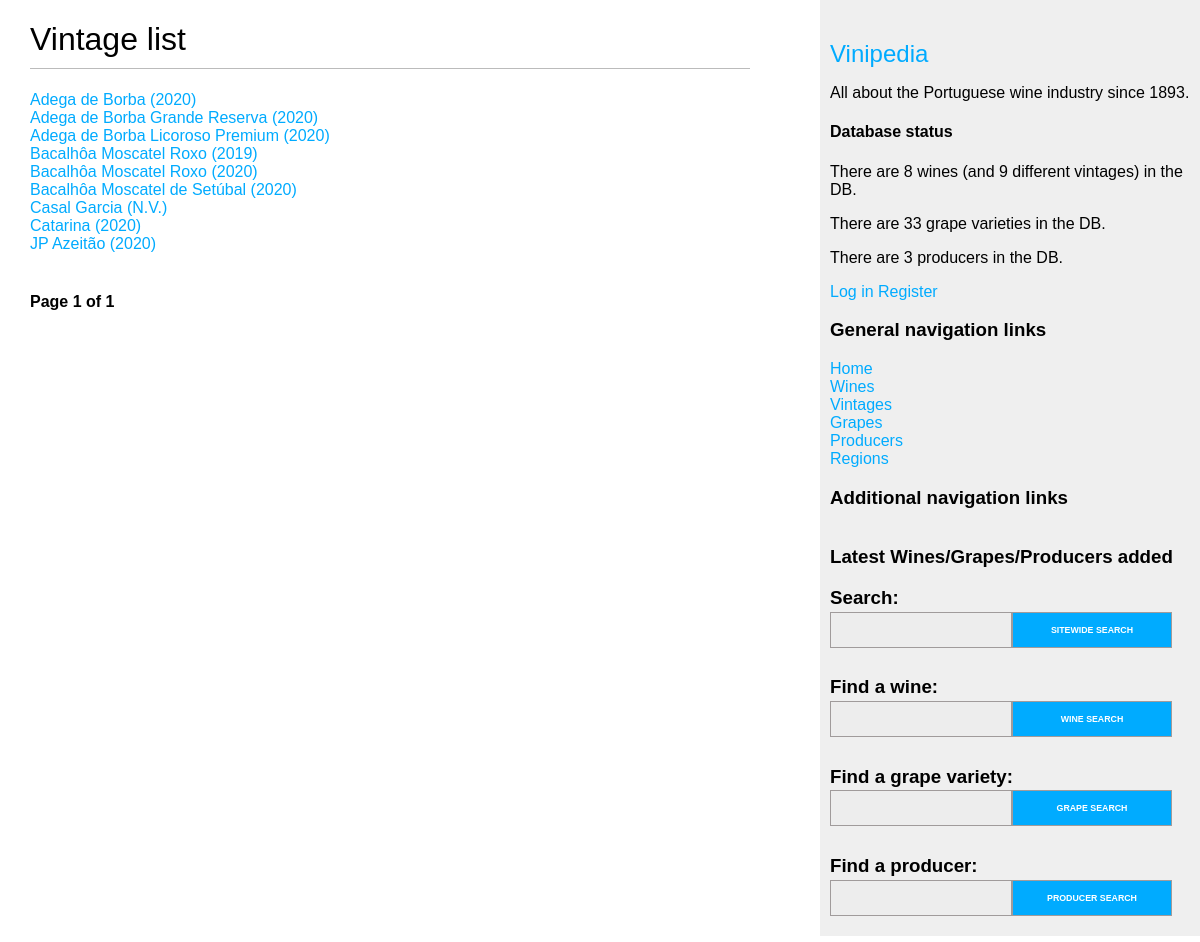
/vintages/, run on an earlier commit of the app's database.
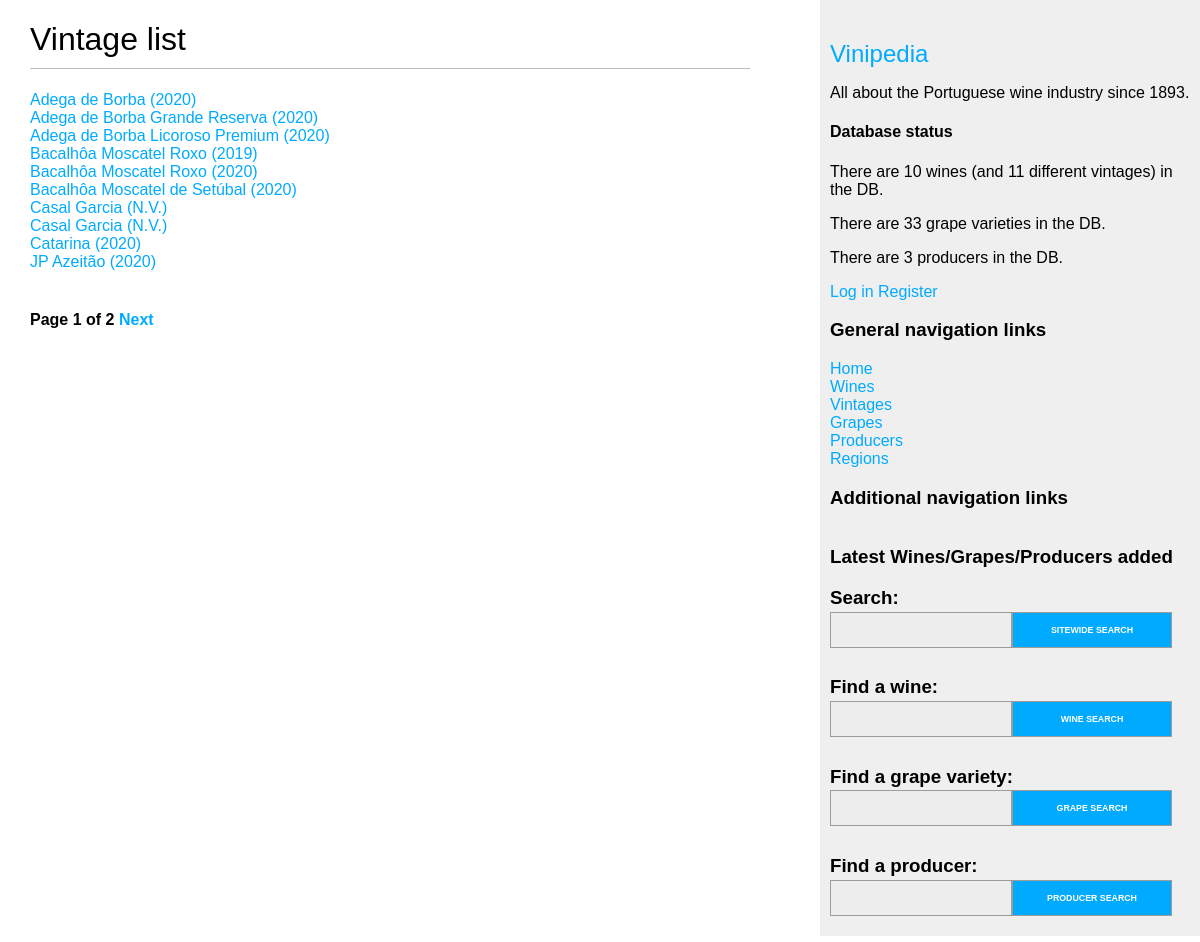
And on a later commit of the database.
### wines/models.py (models this page shows, shortened)
class Vintage(models.Model):
    wine = models.ForeignKey(Wine,
                             on_delete=models.CASCADE,
                             related_name='vintages')
    year = models.SmallIntegerField(null=True,
                                    blank=True,
                                    validators=[MinValueValidator(1700),
                                                MaxValueValidator(2050)])
    description = models.TextField(blank=True)
    alcohol_content = models.FloatField(null=True, blank=True,
                                    validators=[MinValueValidator(0),
                                                MaxValueValidator(100)])
    class Meta:
        unique_together = (('wine', 'year',),)
        ordering = ('wine', 'year')
    def get_absolute_url(self):
        return reverse('wines:vintage_detail',
                       args=[self.id])

class Wine(models.Model):
    WINE_TYPE_CHOICES = (
        ('white', 'White'),
        ('red', 'Red'),
        ('rosé', 'Rosé'),
        ('sparkling', 'Sparkling'),
        ('port', 'Port'),
        ('madeira', 'Madeira'),
        ('moscatel', 'Moscatel'),
    )
    name = models.CharField(max_length=100)
    producer = models.ForeignKey(
        Producer,
        on_delete=models.RESTRICT,
        related_name='wines'
    )
    grape_varieties = models.ManyToManyField(Grape,
                                    through='WineGrape',
                                    through_fields=('wine', 'grape'))
    type = models.CharField(max_length=9, choices=WINE_TYPE_CHOICES)
    description = models.TextField(blank=True)
    class Meta:
        unique_together = (('name', 'producer', 'type',),)
        ordering = ('name',)

### wines/views.py (the view)
# urls.py: path('vintages/', views.vintage_list, name='vintage_list'),
def vintage_list(request):
    object_list = Vintage.objects.all()
    paginator = Paginator(object_list, 10)
    vintages = paginator_helper(request, paginator)
    return render(request,
                  'wines/vintage/list.html',
                  {'vintages': vintages})

### wines/forms.py
class SearchForm(forms.Form):
    query = forms.CharField(max_length=100, label='')

### wines/templatetags/wine_tags.py (called while the page is built)
@register.simple_tag
def total_wines_registered():
    return Wine.objects.count()

@register.simple_tag
def total_vintages_registered():
    return Vintage.objects.count()

@register.simple_tag
def total_grapes_registered():
    return Grape.objects.count()

@register.simple_tag
def total_producers_registered():
    return Producer.objects.count()

@register.inclusion_tag('wines/search_bar.html')
def show_sitewide_search_form():
    search_form = SearchForm()
    return {"search_form": search_form}

@register.inclusion_tag('wines/wine/search_bar.html')
def show_wines_search_form():
    search_form = SearchForm()
    return {"search_form": search_form}

@register.inclusion_tag('wines/grape/search_bar.html')
def show_grapes_search_form():
    search_form = SearchForm()
    return {"search_form": search_form}

@register.inclusion_tag('wines/producer/search_bar.html')
def show_producers_search_form():
    search_form = SearchForm()
    return {"search_form": search_form}

### wines/templates/wines/vintage/list.html (shortened to what this page needs)
{% extends "wines/base.html" %}
{% block content %}
<h1>Vintage list</h1>
{% for vintage in vintages %}
<div>
  <a href="{{ vintage.get_absolute_url }}">
    {% if vintage.year != None %}
        {{ vintage.wine.name }} ({{ vintage.year }})
    {% else %}
        {{ vintage.wine.name }} (N.V.)
    {% endif %}
  </a>
</div>
{% empty %}
<p>
  There are no vintages in the DB yet.
</p>
{% endfor %}
{% if vintages %}
    {% include "pagination.html" with page=vintages %}
{% endif %}
{% endblock %}

What changed in the data, as far as the page shows it:
added Vintage: wine.name "Casal Garcia"
Also different on the page:
{{ page.paginator.num_pages }}: "1" → "2"
text no longer shown: "8 9"
text now shown: "Next 10 11"
